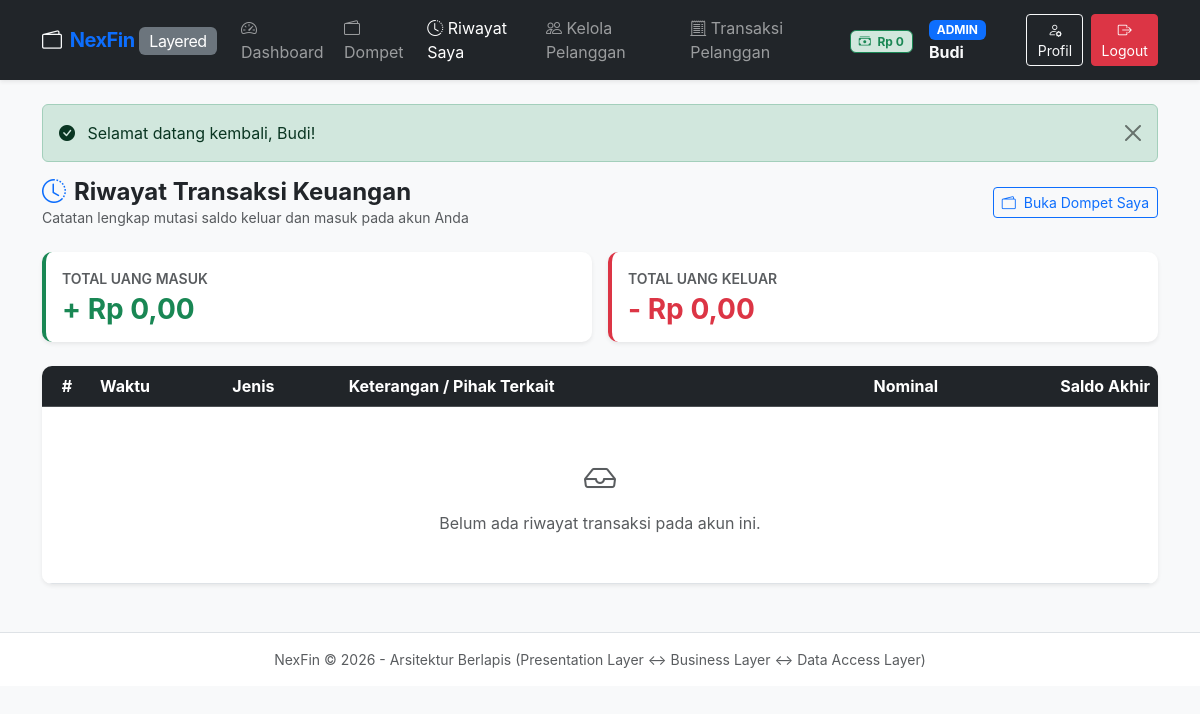
/Layered/index.php?page=wallet-history (signed in), run on an earlier commit of the app's database.
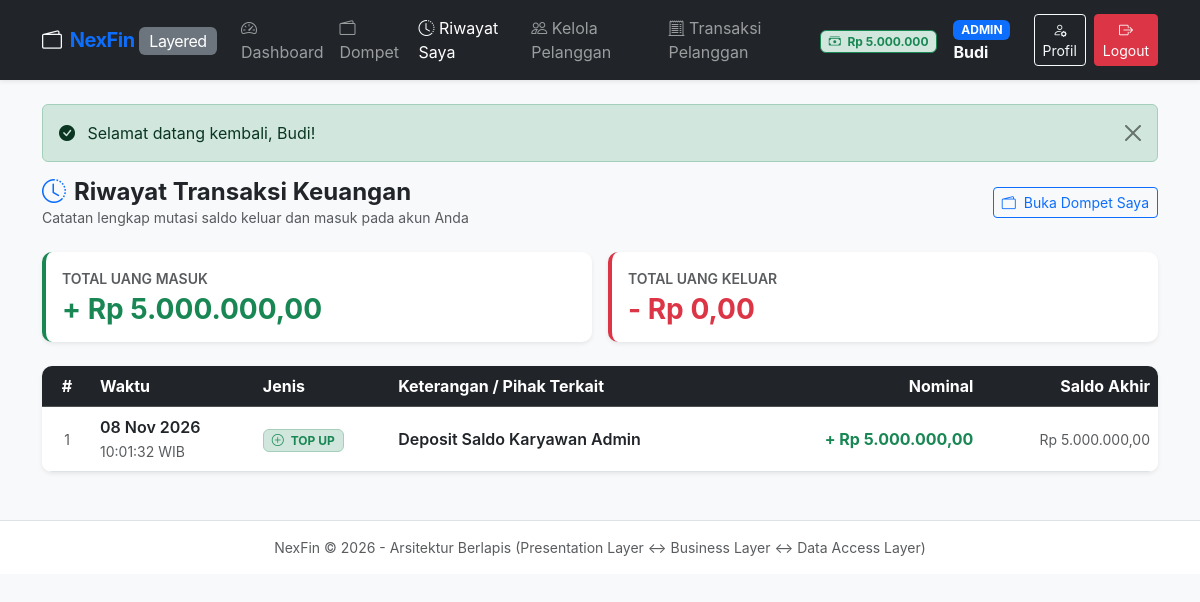
And on a later commit of the database.
### tables this page shows
CREATE TABLE `transactions` (
    `id` INT AUTO_INCREMENT PRIMARY KEY,
    `pengirim_id` INT NULL,
    `penerima_id` INT NULL,
    `jenis` ENUM('TOPUP', 'TRANSFER', 'WITHDRAW') NOT NULL,
    `nominal` DECIMAL(15, 2) NOT NULL,
    `saldo_akhir` DECIMAL(15, 2) NOT NULL,
    `keterangan` VARCHAR(255) NULL,
    `created_at` TIMESTAMP NOT NULL DEFAULT CURRENT_TIMESTAMP,
    CONSTRAINT `fk_trans_pengirim` FOREIGN KEY (`pengirim_id`) REFERENCES `users`(`id`) ON DELETE SET NULL ON UPDATE CASCADE,
    CONSTRAINT `fk_trans_penerima` FOREIGN KEY (`penerima_id`) REFERENCES `users`(`id`) ON DELETE SET NULL ON UPDATE CASCADE
);

### Layered/src/presentation/WalletController.php (called while the page is built, shortened)
<?php
require_once __DIR__ . '/../business/WalletService.php';
class WalletController {
    private $walletService;
    public function __construct() {
        $this->walletService = new WalletService();
    }
    public function history() {
        $userId = $_SESSION['user']['id'];
        $transactions = $this->walletService->getHistory($userId, 100);
        $cashFlow = $this->walletService->getCashFlow($userId);
        require __DIR__ . '/views/wallet/history.php';
    }
}

### Layered/config/Database.php (called while the page is built)
<?php
class Database {
    private static $host = '127.0.0.1';
    private static $db_name = 'nexfin_db';
    private static $username = 'root';
    private static $password = '';
    private static $port = '3306';
    private static $pdo = null;
    public static function getConnection() {
        if (self::$pdo === null) {
            try {
                $dsn = "mysql:host=" . self::$host . ";port=" . self::$port . ";dbname=" . self::$db_name . ";charset=utf8mb4";
                self::$pdo = new PDO($dsn, self::$username, self::$password, [
                    PDO::ATTR_ERRMODE            => PDO::ERRMODE_EXCEPTION,
                    PDO::ATTR_DEFAULT_FETCH_MODE => PDO::FETCH_ASSOC,
                    PDO::ATTR_EMULATE_PREPARES   => false,
                ]);
            } catch (PDOException $e) {
                die("Koneksi Database Gagal" . $e->getMessage() . "<br>");
            }
        }
        return self::$pdo;
    }
}

### Layered/src/business/WalletService.php (called while the page is built, shortened)
<?php
require_once __DIR__ . '/../data_access/TransactionRepository.php';
class WalletService {
    private $transactionRepository;
    public function __construct() {
        $this->transactionRepository = new TransactionRepository();
    }
    public function getHistory($userId, $limit = 50) {
        return $this->transactionRepository->findByUserId($userId, $limit);
    }
    public function getCashFlow($userId) {
        return $this->transactionRepository->getUserCashFlow($userId);
    }
}

### Layered/src/data_access/TransactionRepository.php (called while the page is built, shortened)
<?php
require_once __DIR__ . '/../../config/Database.php';
class TransactionRepository {
    private $db;
    public function __construct() {
        $this->db = Database::getConnection();
    }
    public function findByUserId($userId, $limit = 50) {
        $sql = "SELECT
                    t.id,
                    t.pengirim_id,
                    t.penerima_id,
                    t.jenis,
                    t.nominal,
                    t.saldo_akhir,
                    t.keterangan,
                    t.created_at,
                    CONCAT(u_pengirim.nama_depan, ' ', u_pengirim.nama_belakang) AS nama_pengirim,
                    u_pengirim.email AS email_pengirim,
                    u_pengirim.no_hp AS no_hp_pengirim,
                    CONCAT(u_penerima.nama_depan, ' ', u_penerima.nama_belakang) AS nama_penerima,
                    u_penerima.email AS email_penerima,
                    u_penerima.no_hp AS no_hp_penerima
                FROM transactions t
                LEFT JOIN users u_pengirim ON t.pengirim_id = u_pengirim.id
                LEFT JOIN users u_penerima ON t.penerima_id = u_penerima.id
                WHERE t.pengirim_id = :uid1 OR t.penerima_id = :uid2
                ORDER BY t.created_at DESC
                LIMIT :lim";
        $stmt = $this->db->prepare($sql);
        $stmt->bindValue(':uid1', $userId, PDO::PARAM_INT);
        $stmt->bindValue(':uid2', $userId, PDO::PARAM_INT);
        $stmt->bindValue(':lim', (int)$limit, PDO::PARAM_INT);
        $stmt->execute();
        return $stmt->fetchAll();
    }
    public function getUserCashFlow($userId) {
        $stmtMasuk = $this->db->prepare("
            SELECT COALESCE(SUM(nominal), 0) AS total_masuk
            FROM transactions
            WHERE (jenis = 'TOPUP' AND penerima_id = :uid1)
               OR (jenis = 'TRANSFER' AND penerima_id = :uid2)
        ");
        $stmtMasuk->execute(['uid1' => $userId, 'uid2' => $userId]);
        $masuk = $stmtMasuk->fetch()['total_masuk'] ?? 0;
        $stmtKeluar = $this->db->prepare("
            SELECT COALESCE(SUM(nominal), 0) AS total_keluar
            FROM transactions
            WHERE (jenis = 'WITHDRAW' AND pengirim_id = :uid1)
               OR (jenis = 'TRANSFER' AND pengirim_id = :uid2)
        ");
        $stmtKeluar->execute(['uid1' => $userId, 'uid2' => $userId]);
        $keluar = $stmtKeluar->fetch()['total_keluar'] ?? 0;
        return [
            'total_masuk'  => (float)$masuk,
            'total_keluar' => (float)$keluar
        ];
    }
}

### Layered/src/presentation/views/wallet/history.php (the view, shortened to what the changed rows need)
<?php require __DIR__ . '/../layout/header.php'; ?>
<div class="d-flex justify-content-between align-items-center mb-4">
    <div>
        <h4 class="fw-bold mb-0"><i class="bi bi-clock-history text-primary me-2"></i>Riwayat Transaksi Keuangan</h4>
        <p class="text-muted small mb-0">Catatan lengkap mutasi saldo keluar dan masuk pada akun Anda</p>
    </div>
    <a href="index.php?page=wallet" class="btn btn-outline-primary btn-sm">
        <i class="bi bi-wallet2 me-1"></i> Buka Dompet Saya
    </a>
</div>
<div class="row g-3 mb-4">
    <div class="col-md-6">
        <div class="card p-3 border-start border-success border-4 shadow-sm">
            <span class="text-muted small text-uppercase fw-semibold">Total Uang Masuk</span>
            <h3 class="text-success fw-bold mb-0 mt-1">+ Rp <?= number_format($cashFlow['total_masuk'], 2, ',', '.') ?></h3>
        </div>
    </div>
    <div class="col-md-6">
        <div class="card p-3 border-start border-danger border-4 shadow-sm">
            <span class="text-muted small text-uppercase fw-semibold">Total Uang Keluar</span>
            <h3 class="text-danger fw-bold mb-0 mt-1">- Rp <?= number_format($cashFlow['total_keluar'], 2, ',', '.') ?></h3>
        </div>
    </div>
</div>
<div class="card shadow-sm overflow-hidden">
    <div class="table-responsive">
        <table class="table table-hover align-middle mb-0">
            <thead class="table-dark">
                <tr>
                    <th class="text-center" style="width: 50px;">#</th>
                    <th>Waktu</th>
                    <th>Jenis</th>
                    <th>Keterangan / Pihak Terkait</th>
                    <th class="text-end">Nominal</th>
                    <th class="text-end">Saldo Akhir</th>
                </tr>
            </thead>
            <tbody>
                <?php if (empty($transactions)): ?>
                    <tr>
                        <td colspan="6" class="text-center py-5 text-muted">
                            <i class="bi bi-inbox fs-2 d-block mb-2"></i>
                            Belum ada riwayat transaksi pada akun ini.
                        </td>
                    </tr>
                <?php else: ?>
                    <?php foreach ($transactions as $idx => $t): ?>
                        <?php
                            $isIncoming = ($t['jenis'] === 'TOPUP') || ($t['jenis'] === 'TRANSFER' && $t['penerima_id'] == $currentUser['id']);
                        ?>
                        <tr>
                            <td class="text-center text-muted small"><?= $idx + 1 ?></td>
                            <td>
                                <div class="fw-semibold text-dark"><?= date('d M Y', strtotime($t['created_at'])) ?></div>
                                <small class="text-muted"><?= date('H:i:s', strtotime($t['created_at'])) ?> WIB</small>
                            </td>
                            <td>
                                <?php if ($t['jenis'] === 'TOPUP'): ?>
                                    <span class="badge bg-success-subtle text-success border border-success-subtle px-2 py-1">
                                        <i class="bi bi-plus-circle me-1"></i> TOP UP
                                    </span>
                                <?php elseif ($t['jenis'] === 'TRANSFER'): ?>
                                    <span class="badge bg-primary-subtle text-primary border border-primary-subtle px-2 py-1">
                                        <i class="bi bi-arrow-left-right me-1"></i> TRANSFER
                                    </span>
                                <?php else: ?>
                                    <span class="badge bg-warning-subtle text-warning-emphasis border border-warning-subtle px-2 py-1">
                                        <i class="bi bi-cash-stack me-1"></i> TARIK TUNAI
                                    </span>
                                <?php endif; ?>
                            </td>
                            <td>
                                <div class="fw-semibold text-dark"><?= htmlspecialchars($t['keterangan']) ?></div>
                            </td>
                            <td class="text-end fw-bold <?= $isIncoming ? 'text-success' : 'text-danger' ?>">
                                <?= $isIncoming ? '+' : '-' ?> Rp <?= number_format($t['nominal'], 2, ',', '.') ?>
                            </td>
                            <td class="text-end text-muted small">
                                Rp <?= number_format($t['saldo_akhir'], 2, ',', '.') ?>
                            </td>
                        </tr>
                    <?php endforeach; ?>
                <?php endif; ?>
            </tbody>
        </table>
    </div>
</div>
<?php require __DIR__ . '/../layout/footer.php'; ?>

### Layered/src/presentation/views/layout/header.php (shortened to what the changed rows need)
<?php
$currentUser = $_SESSION['user'] ?? null;
$page = $_GET['page'] ?? '';
?>
<!DOCTYPE html>
<html lang="id">
<head>
    <link href="https://cdn.jsdelivr.net/npm/bootstrap@5.3.3/dist/css/bootstrap.min.css" rel="stylesheet">
    <link href="https://cdn.jsdelivr.net/npm/bootstrap-icons@1.11.3/font/bootstrap-icons.min.css" rel="stylesheet">
</head>
<body>
<nav class="navbar navbar-expand-lg navbar-dark bg-dark mb-4 shadow-sm">
    <div class="container">
        <a class="navbar-brand text-primary fw-bold" href="index.php?page=dashboard">
            <i class="bi bi-wallet2 text-light me-1"></i> NexFin <span class="badge bg-secondary fs-6 fw-normal">Layered</span>
        </a>
        <div class="collapse navbar-collapse" id="navMenu">
            <?php if ($currentUser): ?>
                <ul class="navbar-nav me-auto mb-2 mb-lg-0">
                    <li class="nav-item">
                        <a class="nav-link <?= $page === 'dashboard' ? 'active' : '' ?>" href="index.php?page=dashboard">
                            <i class="bi bi-speedometer2"></i> Dashboard
                        </a>
                    </li>
                    <?php if ($currentUser['role'] === 'pelanggan' || $currentUser['role'] === 'admin'): ?>
                        <li class="nav-item">
                            <a class="nav-link <?= $page === 'wallet' ? 'active' : '' ?>" href="index.php?page=wallet">
                                <i class="bi bi-wallet2"></i> Dompet
                            </a>
                        </li>
                        <li class="nav-item">
                            <a class="nav-link <?= $page === 'wallet-history' ? 'active' : '' ?>" href="index.php?page=wallet-history">
                                <i class="bi bi-clock-history"></i> Riwayat Saya
                            </a>
                        </li>
                    <?php endif; ?>
                    <?php if ($currentUser['role'] === 'admin' || $currentUser['role'] === 'super_admin'): ?>
                        <li class="nav-item">
                            <a class="nav-link <?= ($page === 'customers' || $page === 'customer-create' || $page === 'customer-edit') ? 'active' : '' ?>" href="index.php?page=customers">
                                <i class="bi bi-people"></i> Kelola Pelanggan
                            </a>
                        </li>
                    <?php endif; ?>
                    <?php if ($currentUser['role'] === 'admin' || $currentUser['role'] === 'super_admin'): ?>
                        <li class="nav-item">
                            <a class="nav-link <?= $page === 'customer-transactions' ? 'active' : '' ?>" href="index.php?page=customer-transactions">
                                <i class="bi bi-receipt-cutoff"></i> Transaksi Pelanggan
                            </a>
                        </li>
                    <?php endif; ?>
                </ul>
                <ul class="navbar-nav ms-auto align-items-center">
                    <?php if (isset($currentUser['saldo']) && ($currentUser['role'] === 'pelanggan' || $currentUser['role'] === 'admin')): ?>
                        <li class="nav-item me-3 text-light">
                            <span class="badge bg-success-subtle text-success border border-success px-2 py-1">
                                <i class="bi bi-cash-stack me-1"></i> Rp <?= number_format($currentUser['saldo'], 0, ',', '.') ?>
                            </span>
                        </li>
                    <?php endif; ?>
                    <li class="nav-item me-3 text-light">
                        <span class="badge bg-primary badge-role me-1"><?= htmlspecialchars(str_replace('_', ' ', $currentUser['role'])) ?></span>
                        <strong><?= htmlspecialchars($currentUser['nama_depan']) ?></strong>
                    </li>
                    <li class="nav-item me-2">
                        <a href="index.php?page=profile" class="btn btn-sm btn-outline-light">
                            <i class="bi bi-person-gear"></i> Profil
                        </a>
                    </li>
                    <li class="nav-item">
                        <a href="index.php?page=logout" class="btn btn-sm btn-danger">
                            <i class="bi bi-box-arrow-right"></i> Logout
                        </a>
                    </li>
                </ul>
            <?php endif; ?>
        </div>
    </div>
</nav>
<div class="container pb-5">
    <?php if (!empty($_SESSION['success'])): ?>
        <div class="alert alert-success alert-dismissible fade show" role="alert">
            <i class="bi bi-check-circle-fill me-2"></i> <?= $_SESSION['success'] ?>
            <button type="button" class="btn-close" data-bs-dismiss="alert"></button>
        </div>
    <?php endif; ?>

What changed in the data, as far as the page shows it:
added transactions: created_at "08 Nov 2026", created_at "10:01:32", jenis "TOPUP" (drawn), keterangan "Deposit Saldo Karyawan Admin", nominal "5.000.000,00", saldo_akhir "5.000.000,00"
Also different on the page:
$currentUser['saldo']: "0" → "5.000.000"
$cashFlow['total_masuk']: "0,00" → "5.000.000,00"
text no longer shown: "Belum ada riwayat transaksi pada akun ini."
